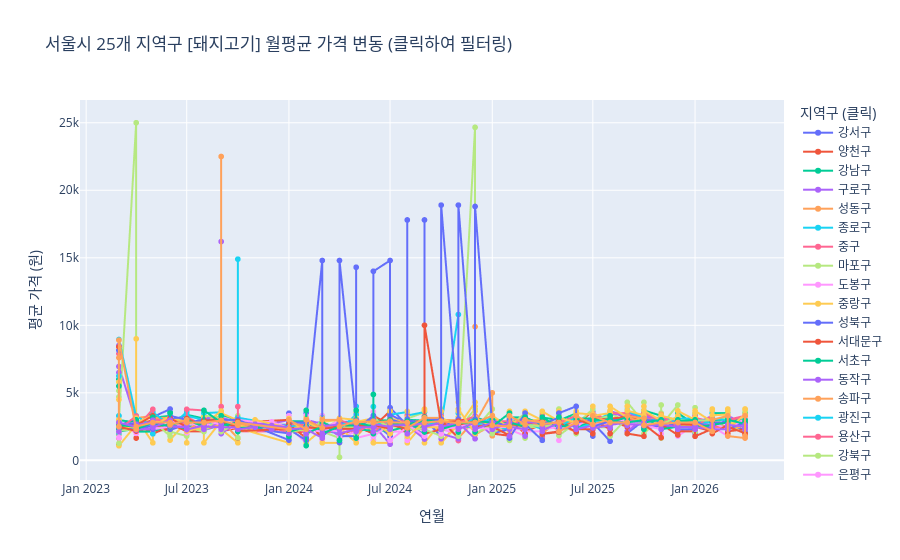

Notebook code for this chart:
### Markdown cell above
- 인터랙티브 차트

### Code cell
import plotly.express as px

# 1. 분석할 특정 품목 하나를 먼저 고정 (예: 감자)
# 전체 품목을 한 번에 다 넣으면 너무 무거워지므로, 드롭다운으로 전환하거나 품목별로 차트를 만듭니다.
target_item = '돼지고기'
df_target = df_clean[df_clean['상세품목명'] == target_item]

# 2. Plotly 시계열 라인 차트 생성
# color='지역구'를 설정하면 우측에 범례가 생기며, 범례를 클릭하여 특정 지역구를 켜고 끌 수 있습니다.
fig = px.line(df_target, 
              x='연월', 
              y='보정가격', 
              color='자치구', 
              title=f"서울시 25개 지역구 [{target_item}] 월평균 가격 변동 (클릭하여 필터링)",
              markers=True)

# 3. 레이아웃 다듬기
fig.update_layout(
    xaxis_title="연월",
    yaxis_title="평균 가격 (원)",
    legend_title="지역구 (클릭)",
    hovermode="x unified" # 마우스를 올렸을 때 25개 지역구 가격을 한 번에 툴팁으로 비교
)

# 브라우저에 인터랙티브 차트 띄우기
fig.show()

### Figure 1 — Plotly figure (JSON) as saved in the notebook; plotly's stock layout.template omitted (floating-point values rounded to 4 significant figures; data arrays with more than 128 entries replaced by an {"elided": "..."} marker saying what was removed)
{"data": [{"hovertemplate": "자치구=강서구<br>연월=%{x}<br>보정가격=%{y}<extra></extra>", "legendgroup": "강서구", "line": {"color": "#636efa", "dash": "solid"}, "marker": {"symbol": "circle"}, "mode": "lines+markers", "name": "강서구", "showlegend": true, "type": "scattergl", "x": {"elided": "160 str values"}, "xaxis": "x", "y": {"elided": "160 float values"}, "yaxis": "y"}, {"hovertemplate": "자치구=양천구<br>연월=%{x}<br>보정가격=%{y}<extra></extra>", "legendgroup": "양천구", "line": {"color": "#EF553B", "dash": "solid"}, "marker": {"symbol": "circle"}, "mode": "lines+markers", "name": "양천구", "showlegend": true, "type": "scattergl", "x": {"elided": "146 str values"}, "xaxis": "x", "y": {"elided": "146 float values"}, "yaxis": "y"}, {"hovertemplate": "자치구=강남구<br>연월=%{x}<br>보정가격=%{y}<extra></extra>", "legendgroup": "강남구", "line": {"color": "#00cc96", "dash": "solid"}, "marker": {"symbol": "circle"}, "mode": "lines+markers", "name": "강남구", "showlegend": true, "type": "scattergl", "x": {"elided": "144 str values"}, "xaxis": "x", "y": {"elided": "144 float values"}, "yaxis": "y"}, {"hovertemplate": "자치구=구로구<br>연월=%{x}<br>보정가격=%{y}<extra></extra>", "legendgroup": "구로구", "line": {"color": "#ab63fa", "dash": "solid"}, "marker": {"symbol": "circle"}, "mode": "lines+markers", "name": "구로구", "showlegend": true, "type": "scattergl", "x": {"elided": "129 str values"}, "xaxis": "x", "y": {"elided": "129 float values"}, "yaxis": "y"}, {"hovertemplate": "자치구=성동구<br>연월=%{x}<br>보정가격=%{y}<extra></extra>", "legendgroup": "성동구", "line": {"color": "#FFA15A", "dash": "solid"}, "marker": {"symbol": "circle"}, "mode": "lines+markers", "name": "성동구", "showlegend": true, "type": "scattergl", "x": {"elided": "145 str values"}, "xaxis": "x", "y": {"elided": "145 float values"}, "yaxis": "y"}, {"hovertemplate": "자치구=종로구<br>연월=%{x}<br>보정가격=%{y}<extra></extra>", "legendgroup": "종로구", "line": {"color": "#19d3f3", "dash": "solid"}, "marker": {"symbol": "circle"}, "mode": "lines+markers", "name": "종로구", "showlegend": true, "type": "scattergl", "x": ["2023-03", "2023-03", "2023-03", "2023-04", "2023-04", "2023-04", "2023-05", "2023-05", "2023-05", "2023-06", "2023-06", "2023-06", "2023-07", "2023-07", "2023-07", "2023-08", "2023-08", "2023-08", "2023-09", "2023-09", "2023-09", "2023-10", "2023-10", "2023-10", "2024-01", "2024-01", "2024-02", "2024-02", "2024-02", "2024-03", "2024-03", "2024-03", "2024-04", "2024-04", "2024-04", "2024-05", "2024-05", "2024-05", "2024-06", "2024-06", "2024-06", "2024-07", "2024-07", "2024-07", "2024-08", "2024-08", "2024-08", "2024-09", "2024-09", "2024-09", "2024-10", "2024-10", "2024-10", "2024-11", "2024-11", "2024-11", "2024-12", "2024-12", "2024-12", "2025-01", "2025-01", "2025-01", "2025-02", "2025-02", "2025-02", "2025-03", "2025-03", "2025-03", "2025-04", "2025-04", "2025-04", "2025-05", "2025-05", "2025-05", "2025-06", "2025-06", "2025-06", "2025-07", "2025-07", "2025-07", "2025-08", "2025-08", "2025-08", "2025-09", "2025-09", "2025-09", "2025-10", "2025-10", "2025-10", "2025-11", "2025-11", "2025-11", "2025-12", "2025-12", "2025-12", "2026-01", "2026-01", "2026-01", "2026-02", "2026-02", "2026-02", "2026-03", "2026-03", "2026-03", "2026-04", "2026-04", "2026-04", "2026-04"], "xaxis": "x", "y": [2640.0, 3000.0, 2500.0, 2500.0, 2600.0, 2500.0, 2500.0, 2800.0, 2883.0, 2500.0, 2800.0, 2883.0, 2883.0, 2800.0, 3000.0, 2800.0, 2800.0, 2667.0, 3000.0, 3000.0, 3000.0, 3000.0, 3000.0, 2700.0, 2630.0, 2600.0, 2600.0, 2333.0, 2200.0, 2600.0, 3000.0, 2200.0, 2000.0, 3000.0, 2600.0, 3000.0, 2600.0, 2200.0, 2600.0, 3000.0, 2200.0, 2600.0, 3000.0, 2600.0, 2670.0, 2600.0, 2500.0, 3000.0, 2600.0, 2500.0, 2500.0, 2600.0, 2833.0, 2600.0, 2833.0, 2700.0, 2300.0, 2600.0, 3000.0, 2640.0, 2600.0, 2833.0, 2600.0, 2667.0, 2640.0, 2640.0, 2600.0, 2667.0, 2640.0, 2600.0, 2667.0, 2560.0, 2600.0, 2833.0, 2600.0, 2800.0, 2833.0, 2980.0, 2600.0, 2833.0, 3480.0, 2600.0, 2833.0, 3000.0, 3735.0, 2600.0, 3600.0, 3000.0, 3000.0, 3200.0, 3000.0, 3000.0, 3000.0, 2833.0, 3000.0, 2833.0, 3000.0, 2800.0, 2833.0, 2800.0, 3000.0, 3000.0, 2666.0, 2300.0, 2833.0, 2300.0, 3000.0, 2833.0], "yaxis": "y"}, {"hovertemplate": "자치구=중구<br>연월=%{x}<br>보정가격=%{y}<extra></extra>", "legendgroup": "중구", "line": {"color": "#FF6692", "dash": "solid"}, "marker": {"symbol": "circle"}, "mode": "lines+markers", "name": "중구", "showlegend": true, "type": "scattergl", "x": {"elided": "165 str values"}, "xaxis": "x", "y": {"elided": "165 float values"}, "yaxis": "y"}, {"hovertemplate": "자치구=마포구<br>연월=%{x}<br>보정가격=%{y}<extra></extra>", "legendgroup": "마포구", "line": {"color": "#B6E880", "dash": "solid"}, "marker": {"symbol": "circle"}, "mode": "lines+markers", "name": "마포구", "showlegend": true, "type": "scattergl", "x": {"elided": "145 str values"}, "xaxis": "x", "y": {"elided": "145 float values"}, "yaxis": "y"}, {"hovertemplate": "자치구=도봉구<br>연월=%{x}<br>보정가격=%{y}<extra></extra>", "legendgroup": "도봉구", "line": {"color": "#FF97FF", "dash": "solid"}, "marker": {"symbol": "circle"}, "mode": "lines+markers", "name": "도봉구", "showlegend": true, "type": "scattergl", "x": {"elided": "162 str values"}, "xaxis": "x", "y": {"elided": "162 float values"}, "yaxis": "y"}, {"hovertemplate": "자치구=중랑구<br>연월=%{x}<br>보정가격=%{y}<extra></extra>", "legendgroup": "중랑구", "line": {"color": "#FECB52", "dash": "solid"}, "marker": {"symbol": "circle"}, "mode": "lines+markers", "name": "중랑구", "showlegend": true, "type": "scattergl", "x": {"elided": "143 str values"}, "xaxis": "x", "y": {"elided": "143 float values"}, "yaxis": "y"}, {"hovertemplate": "자치구=성북구<br>연월=%{x}<br>보정가격=%{y}<extra></extra>", "legendgroup": "성북구", "line": {"color": "#636efa", "dash": "solid"}, "marker": {"symbol": "circle"}, "mode": "lines+markers", "name": "성북구", "showlegend": true, "type": "scattergl", "x": {"elided": "142 str values"}, "xaxis": "x", "y": {"elided": "142 float values"}, "yaxis": "y"}, {"hovertemplate": "자치구=서대문구<br>연월=%{x}<br>보정가격=%{y}<extra></extra>", "legendgroup": "서대문구", "line": {"color": "#EF553B", "dash": "solid"}, "marker": {"symbol": "circle"}, "mode": "lines+markers", "name": "서대문구", "showlegend": true, "type": "scattergl", "x": {"elided": "142 str values"}, "xaxis": "x", "y": {"elided": "142 float values"}, "yaxis": "y"}, {"hovertemplate": "자치구=서초구<br>연월=%{x}<br>보정가격=%{y}<extra></extra>", "legendgroup": "서초구", "line": {"color": "#00cc96", "dash": "solid"}, "marker": {"symbol": "circle"}, "mode": "lines+markers", "name": "서초구", "showlegend": true, "type": "scattergl", "x": ["2023-03", "2023-03", "2023-04", "2023-04", "2023-05", "2023-06", "2023-07", "2023-07", "2023-08", "2023-08", "2023-09", "2023-09", "2023-10", "2023-10", "2023-11", "2024-01", "2024-02", "2024-03", "2024-04", "2024-05", "2024-06", "2024-07", "2024-08", "2024-09", "2024-10", "2024-12", "2025-01", "2025-02", "2025-03", "2025-04", "2025-05", "2025-06", "2025-07", "2025-08", "2025-09", "2025-10", "2025-11", "2025-12", "2026-01", "2026-02", "2026-03", "2026-04", "2026-04"], "xaxis": "x", "y": [2340.0, 2133.0, 2340.0, 2130.0, 2130.0, 2660.0, 2333.0, 2500.0, 2500.0, 2500.0, 2500.0, 2666.0, 2500.0, 2666.0, 2500.0, 2300.0, 2300.0, 2300.0, 2300.0, 2300.0, 2200.0, 2200.0, 2500.0, 2500.0, 2500.0, 2500.0, 2500.0, 2500.0, 2700.0, 2500.0, 2700.0, 2500.0, 2800.0, 2800.0, 2800.0, 2900.0, 2800.0, 2900.0, 2900.0, 3000.0, 3000.0, 3000.0, 3000.0], "yaxis": "y"}, {"hovertemplate": "자치구=동작구<br>연월=%{x}<br>보정가격=%{y}<extra></extra>", "legendgroup": "동작구", "line": {"color": "#ab63fa", "dash": "solid"}, "marker": {"symbol": "circle"}, "mode": "lines+markers", "name": "동작구", "showlegend": true, "type": "scattergl", "x": {"elided": "136 str values"}, "xaxis": "x", "y": {"elided": "136 float values"}, "yaxis": "y"}, {"hovertemplate": "자치구=송파구<br>연월=%{x}<br>보정가격=%{y}<extra></extra>", "legendgroup": "송파구", "line": {"color": "#FFA15A", "dash": "solid"}, "marker": {"symbol": "circle"}, "mode": "lines+markers", "name": "송파구", "showlegend": true, "type": "scattergl", "x": {"elided": "160 str values"}, "xaxis": "x", "y": {"elided": "160 float values"}, "yaxis": "y"}, {"hovertemplate": "자치구=광진구<br>연월=%{x}<br>보정가격=%{y}<extra></extra>", "legendgroup": "광진구", "line": {"color": "#19d3f3", "dash": "solid"}, "marker": {"symbol": "circle"}, "mode": "lines+markers", "name": "광진구", "showlegend": true, "type": "scattergl", "x": {"elided": "145 str values"}, "xaxis": "x", "y": {"elided": "145 float values"}, "yaxis": "y"}, {"hovertemplate": "자치구=용산구<br>연월=%{x}<br>보정가격=%{y}<extra></extra>", "legendgroup": "용산구", "line": {"color": "#FF6692", "dash": "solid"}, "marker": {"symbol": "circle"}, "mode": "lines+markers", "name": "용산구", "showlegend": true, "type": "scattergl", "x": {"elided": "145 str values"}, "xaxis": "x", "y": {"elided": "145 float values"}, "yaxis": "y"}, {"hovertemplate": "자치구=강북구<br>연월=%{x}<br>보정가격=%{y}<extra></extra>", "legendgroup": "강북구", "line": {"color": "#B6E880", "dash": "solid"}, "marker": {"symbol": "circle"}, "mode": "lines+markers", "name": "강북구", "showlegend": true, "type": "scattergl", "x": {"elided": "194 str values"}, "xaxis": "x", "y": {"elided": "194 float values"}, "yaxis": "y"}, {"hovertemplate": "자치구=은평구<br>연월=%{x}<br>보정가격=%{y}<extra></extra>", "legendgroup": "은평구", "line": {"color": "#FF97FF", "dash": "solid"}, "marker": {"symbol": "circle"}, "mode": "lines+markers", "name": "은평구", "showlegend": true, "type": "scattergl", "x": ["2023-03", "2023-03", "2023-03", "2023-04", "2023-04", "2023-04", "2023-04", "2023-05", "2023-05", "2023-05", "2023-05", "2023-06", "2023-06", "2023-06", "2023-06", "2023-07", "2023-07", "2023-07", "2023-07", "2023-08", "2023-08", "2023-08", "2023-08", "2023-09", "2023-09", "2023-09", "2023-09", "2023-10", "2023-10", "2023-10", "2023-10", "2023-11", "2023-12", "2024-01", "2024-01", "2024-01", "2024-01", "2024-02", "2024-02", "2024-02", "2024-02", "2024-03", "2024-03", "2024-03", "2024-03", "2024-04", "2024-04", "2024-04", "2024-04", "2024-05", "2024-05", "2024-06", "2024-06", "2024-06", "2024-06", "2024-07", "2024-07", "2024-07", "2024-08", "2024-08", "2024-08", "2024-09", "2024-09", "2024-09", "2024-10", "2024-10", "2024-10", "2024-11", "2024-11", "2024-11", "2024-12", "2024-12", "2024-12", "2025-01", "2025-01", "2025-02", "2025-02", "2025-03", "2025-03", "2025-04", "2025-04", "2025-05", "2025-05", "2025-06", "2025-06", "2025-07", "2025-07", "2025-08", "2025-08", "2025-09", "2025-09", "2025-10", "2025-10", "2025-11", "2025-11", "2025-12", "2025-12", "2026-01", "2026-01", "2026-02", "2026-02", "2026-03", "2026-03", "2026-04", "2026-04", "2026-04"], "xaxis": "x", "y": [2500.0, 1680.0, 2500.0, 2830.0, 2500.0, 2100.0, 2450.0, 2830.0, 2650.0, 3000.0, 2300.0, 2500.0, 2800.0, 2650.0, 3000.0, 2500.0, 2630.0, 2050.0, 3000.0, 2300.0, 2700.0, 2750.0, 3000.0, 2630.0, 2750.0, 2300.0, 3000.0, 2630.0, 2850.0, 2130.0, 3000.0, 2850.0, 2850.0, 2390.0, 1970.0, 2300.0, 2134.0, 2500.0, 2100.0, 2134.0, 2300.0, 2130.0, 2450.0, 2134.0, 2300.0, 2134.0, 2300.0, 1800.0, 2300.0, 2300.0, 1650.0, 1970.0, 2630.0, 2634.0, 1800.0, 2650.0, 2634.0, 1480.0, 2467.0, 1484.0, 2650.0, 1800.0, 2634.0, 2567.0, 2534.0, 1960.0, 2300.0, 2467.0, 2460.0, 2574.0, 2574.0, 2467.0, 2467.0, 2300.0, 2467.0, 2467.0, 2300.0, 2300.0, 2150.0, 2150.0, 2300.0, 2467.0, 2300.0, 2800.0, 2467.0, 3300.0, 2600.0, 2800.0, 2970.0, 3000.0, 2600.0, 3000.0, 2600.0, 2300.0, 2300.0, 2500.0, 2300.0, 2300.0, 2734.0, 2300.0, 2800.0, 2300.0, 2300.0, 3100.0, 2300.0, 3100.0], "yaxis": "y"}, {"hovertemplate": "자치구=관악구<br>연월=%{x}<br>보정가격=%{y}<extra></extra>", "legendgroup": "관악구", "line": {"color": "#FECB52", "dash": "solid"}, "marker": {"symbol": "circle"}, "mode": "lines+markers", "name": "관악구", "showlegend": true, "type": "scattergl", "x": {"elided": "214 str values"}, "xaxis": "x", "y": {"elided": "214 float values"}, "yaxis": "y"}, {"hovertemplate": "자치구=금천구<br>연월=%{x}<br>보정가격=%{y}<extra></extra>", "legendgroup": "금천구", "line": {"color": "#636efa", "dash": "solid"}, "marker": {"symbol": "circle"}, "mode": "lines+markers", "name": "금천구", "showlegend": true, "type": "scattergl", "x": ["2023-03", "2023-03", "2023-03", "2023-03", "2023-04", "2023-04", "2023-04", "2023-04", "2023-05", "2023-05", "2023-05", "2023-05", "2023-06", "2023-06", "2023-06", "2023-06", "2023-07", "2023-07", "2023-07", "2023-07", "2023-08", "2023-08", "2023-08", "2023-08", "2023-09", "2023-09", "2023-09", "2023-09", "2023-10", "2023-10", "2023-10", "2024-01", "2024-01", "2024-01", "2024-02", "2024-02", "2024-02", "2024-03", "2024-03", "2024-03", "2024-03", "2024-04", "2024-04", "2024-04", "2024-04", "2024-05", "2024-05", "2024-05", "2024-05", "2024-06", "2024-06", "2024-06", "2024-06", "2024-07", "2024-07", "2024-07", "2024-07", "2024-08", "2024-08", "2024-08", "2024-08", "2024-09", "2024-09", "2024-09", "2024-09", "2024-10", "2024-10", "2024-10", "2024-10", "2024-11", "2024-11", "2024-11", "2024-12", "2024-12", "2024-12", "2025-01", "2025-01", "2025-02", "2025-02", "2025-02", "2025-03", "2025-03", "2025-03", "2025-04", "2025-04", "2025-04", "2025-05", "2025-05", "2025-05", "2025-06", "2025-06", "2025-06", "2025-07", "2025-07", "2025-07", "2025-08", "2025-08", "2025-08", "2025-09", "2025-09", "2025-09", "2025-10", "2025-10", "2025-10", "2025-11", "2025-11", "2025-11", "2025-12", "2025-12", "2025-12", "2026-01", "2026-01", "2026-01", "2026-02", "2026-02", "2026-02", "2026-03", "2026-03", "2026-03", "2026-04", "2026-04", "2026-04", "2026-04", "2026-04"], "xaxis": "x", "y": [8150.0, 8150.0, 2500.0, 2500.0, 2800.0, 2650.0, 2500.0, 2500.0, 2500.0, 3300.0, 2300.0, 2800.0, 2500.0, 2300.0, 2800.0, 3300.0, 3000.0, 2980.0, 3000.0, 2800.0, 3000.0, 2980.0, 3000.0, 3000.0, 3000.0, 3300.0, 3000.0, 3000.0, 3000.0, 3000.0, 3000.0, 1500.0, 3000.0, 2800.0, 2800.0, 1650.0, 3000.0, 14800.0, 2800.0, 3000.0, 1800.0, 2800.0, 1317.0, 3000.0, 14800.0, 2800.0, 14300.0, 3000.0, 2300.0, 3300.0, 3000.0, 2490.0, 14000.0, 14800.0, 3300.0, 2850.0, 3050.0, 2650.0, 3050.0, 17800.0, 3000.0, 2650.0, 3050.0, 17800.0, 3000.0, 3000.0, 2690.0, 3050.0, 18900.0, 3050.0, 2390.0, 18900.0, 3050.0, 2490.0, 18800.0, 2480.0, 3000.0, 2390.0, 3000.0, 1650.0, 3500.0, 1966.0, 2690.0, 1484.0, 3000.0, 2690.0, 3160.0, 2083.0, 3500.0, 4000.0, 2500.0, 2800.0, 3000.0, 2900.0, 2500.0, 2900.0, 2650.0, 3000.0, 3150.0, 3000.0, 2850.0, 2900.0, 2467.0, 3000.0, 2900.0, 3000.0, 2300.0, 2900.0, 3000.0, 2300.0, 2300.0, 2700.0, 2900.0, 2300.0, 2900.0, 2800.0, 2800.0, 2900.0, 2300.0, 2800.0, 2900.0, 2500.0, 2700.0, 2900.0], "yaxis": "y"}, {"hovertemplate": "자치구=동대문구<br>연월=%{x}<br>보정가격=%{y}<extra></extra>", "legendgroup": "동대문구", "line": {"color": "#EF553B", "dash": "solid"}, "marker": {"symbol": "circle"}, "mode": "lines+markers", "name": "동대문구", "showlegend": true, "type": "scattergl", "x": {"elided": "144 str values"}, "xaxis": "x", "y": {"elided": "144 float values"}, "yaxis": "y"}, {"hovertemplate": "자치구=영등포구<br>연월=%{x}<br>보정가격=%{y}<extra></extra>", "legendgroup": "영등포구", "line": {"color": "#00cc96", "dash": "solid"}, "marker": {"symbol": "circle"}, "mode": "lines+markers", "name": "영등포구", "showlegend": true, "type": "scattergl", "x": {"elided": "165 str values"}, "xaxis": "x", "y": {"elided": "165 float values"}, "yaxis": "y"}, {"hovertemplate": "자치구=강동구<br>연월=%{x}<br>보정가격=%{y}<extra></extra>", "legendgroup": "강동구", "line": {"color": "#ab63fa", "dash": "solid"}, "marker": {"symbol": "circle"}, "mode": "lines+markers", "name": "강동구", "showlegend": true, "type": "scattergl", "x": {"elided": "150 str values"}, "xaxis": "x", "y": {"elided": "150 float values"}, "yaxis": "y"}, {"hovertemplate": "자치구=노원구<br>연월=%{x}<br>보정가격=%{y}<extra></extra>", "legendgroup": "노원구", "line": {"color": "#FFA15A", "dash": "solid"}, "marker": {"symbol": "circle"}, "mode": "lines+markers", "name": "노원구", "showlegend": true, "type": "scattergl", "x": ["2023-03", "2023-03", "2023-04", "2023-04", "2023-05", "2023-05", "2023-06", "2023-06", "2023-07", "2023-07", "2023-08", "2023-08", "2023-09", "2023-09", "2023-10", "2023-10", "2024-01", "2024-01", "2024-02", "2024-02", "2024-03", "2024-03", "2024-04", "2024-04", "2024-05", "2024-05", "2024-06", "2024-06", "2024-07", "2024-07", "2024-08", "2024-08", "2024-09", "2024-09", "2024-10", "2024-10", "2024-11", "2024-11", "2024-12", "2024-12", "2025-01", "2025-01", "2025-02", "2025-02", "2025-03", "2025-03", "2025-04", "2025-04", "2025-05", "2025-05", "2025-06", "2025-06", "2025-07", "2025-07", "2025-08", "2025-08", "2025-09", "2025-09", "2025-10", "2025-10", "2025-11", "2025-11", "2025-12", "2025-12", "2026-01", "2026-01", "2026-02", "2026-02", "2026-03", "2026-03", "2026-04", "2026-04", "2026-04", "2026-04"], "xaxis": "x", "y": [2500.0, 8900.0, 2300.0, 2500.0, 2800.0, 2800.0, 2800.0, 2634.0, 3000.0, 2800.0, 2800.0, 2800.0, 2950.0, 2950.0, 2600.0, 2800.0, 2300.0, 3000.0, 2300.0, 3000.0, 2400.0, 3000.0, 3000.0, 2500.0, 2900.0, 2800.0, 2900.0, 2800.0, 2900.0, 2800.0, 2800.0, 2400.0, 3150.0, 2800.0, 2900.0, 2900.0, 2750.0, 2800.0, 2800.0, 2800.0, 3300.0, 2600.0, 2500.0, 3300.0, 2650.0, 3000.0, 2800.0, 2700.0, 2800.0, 2130.0, 2800.0, 3300.0, 2660.0, 3300.0, 2800.0, 2800.0, 2800.0, 3300.0, 3100.0, 2600.0, 2800.0, 2700.0, 2800.0, 2800.0, 2800.0, 2800.0, 2150.0, 3000.0, 3300.0, 1800.0, 1650.0, 3300.0, 1800.0, 3300.0], "yaxis": "y"}], "layout": {"hovermode": "x unified", "legend": {"title": {"text": "지역구 (클릭)"}, "tracegroupgap": 0}, "title": {"text": "서울시 25개 지역구 [돼지고기] 월평균 가격 변동 (클릭하여 필터링)"}, "xaxis": {"anchor": "y", "domain": [0, 1], "title": {"text": "연월"}}, "yaxis": {"anchor": "x", "domain": [0, 1], "title": {"text": "평균 가격 (원)"}}}}
